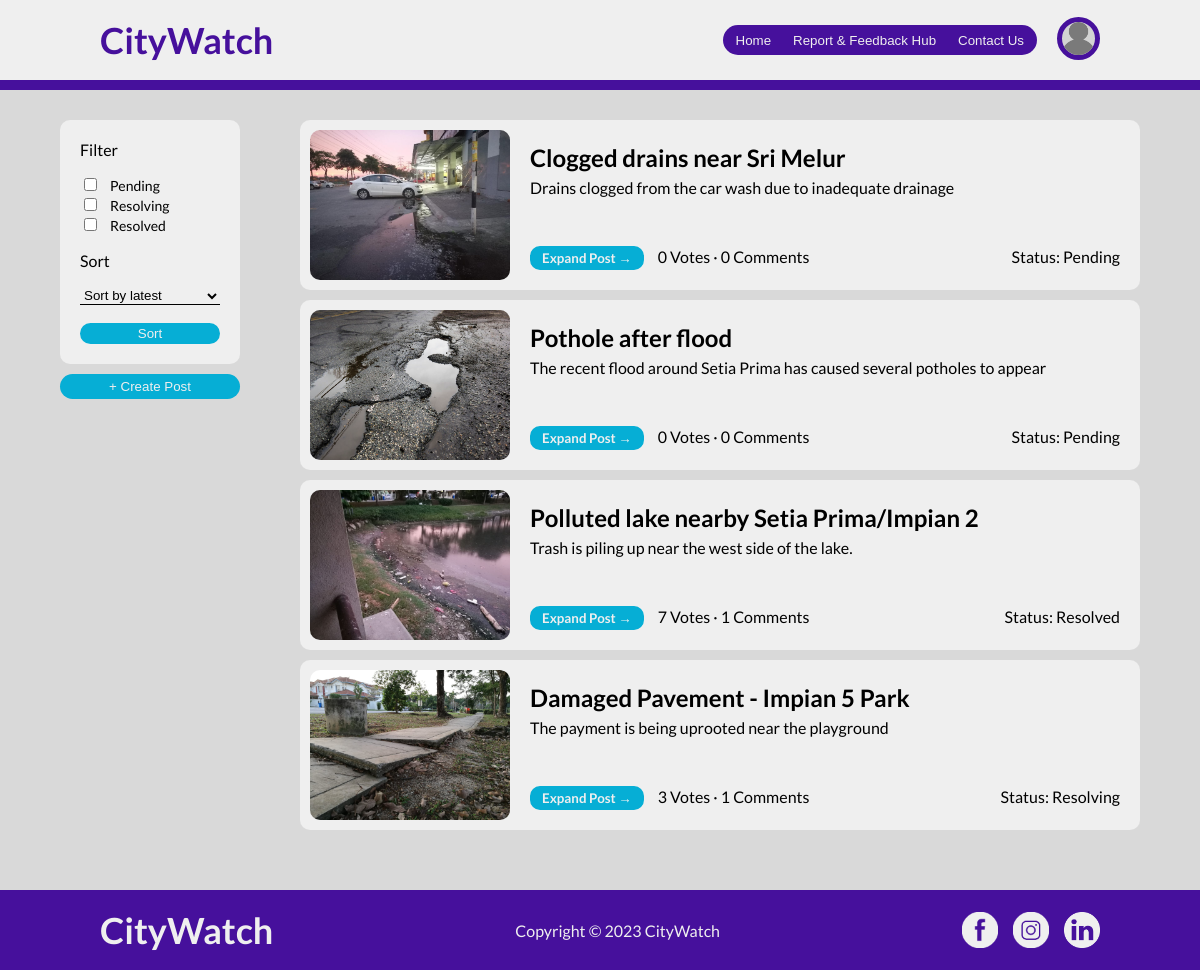
The page /postHub.php on the database its author committed.
### tables this page shows
CREATE TABLE `posts` (
  `id` int(8) NOT NULL,
  `image` varchar(255) NOT NULL,
  `title` varchar(255) NOT NULL,
  `description` varchar(255) NOT NULL,
  `user_id` int(8) NOT NULL,
  `rating` int(10) NOT NULL DEFAULT 0,
  `status` varchar(150) NOT NULL DEFAULT 'Pending',
  `date` datetime NOT NULL DEFAULT current_timestamp()
);

### posthub.php (the view, shortened to what this page needs)
<?php
require "connection.php";
$filterStatus="";
$sortOrder="";
if(!$_POST){
    $q = "SELECT * FROM posts ORDER BY date DESC";
    $result = mysqli_query($connect, $q);
}else if($_POST){
    if (isset($_POST['status']) && is_array($_POST['status'])) {
        $filterStatus = " WHERE status IN ('" . implode("','", $_POST['status']) . "')";
    }
    if($_POST['sort']=="latest"){
        $sortOrder=" ORDER BY date DESC";
    }else if($_POST['sort']=="oldest"){
        $sortOrder=" ORDER BY date ASC";
    }else if($_POST['sort']=="popular"){
        $sortOrder=" ORDER BY rating DESC";
    }
    $q = "SELECT * FROM posts".$filterStatus.$sortOrder;
    $result = mysqli_query($connect, $q);
}
?>
<!DOCTYPE html>
<html>
    <head>
        <link href="styles.css" rel="stylesheet" type="text/css">
    </head>
    <body id="posthub-body">
        <?php
        require "navigationBar.php";
        echo $navigationBar;
        ?>
        <div id="posthub-container">
            <div id="filter-box">
                <form method="POST" action="<?php echo htmlspecialchars($_SERVER["PHP_SELF"]);?>">
                    <p>Filter</p>
                    <input type="checkbox" name="status[]" value="Pending"><label>Pending</label><br/>
                    <input type="checkbox" name="status[]" value="Resolving"><label>Resolving</label><br/>
                    <input type="checkbox" name="status[]" value="Resolved"><label>Resolved</label><br/>
                    <p>Sort</p>
                    <select name="sort" id="sort">
                        <option value="latest">Sort by latest</option>
                    </select>
                    <br><br>
                    <button id="sortbtn" type="submit" name="submit" value="submit">Sort</button>
                </form>
                <a href="createPost.php"><button id="createpostbtn">+ Create Post</button></a>
            </div>
            <div id="posts-box">
            <?php
            if(mysqli_num_rows($result) > 0) {
                while($row = mysqli_fetch_assoc($result)) {
                    $commentsNum = mysqli_fetch_row(mysqli_query($connect, "SELECT COUNT(*) FROM comments WHERE post_id = ".$row['id']))[0];
                    $html = "
                    <div class='post-container'>
                        <img src='".$row['image']."'>
                        <div class='post-info'>
                            <h2>" . $row['title'] . "</h2>
                            <p>" . $row['description'] . "</p>
                            <div>
                                <form method='POST' action='expandedPost.php'>
                                    <button id='expandbtn' type='submit' name='submit' value='".$row['id']."'>Expand Post &rarr;</button>
                                    <p id='votescomments'>".$row['rating']." Votes &centerdot; ".$commentsNum." Comments</p>
                                    <span><p>Status: ".$row['status']."</p></span>
                                </form>
                            </div>
                        </div>
                    </div>
                    ";
                    echo $html;
                }
            } else {
                echo "0 Results";
            }
            ?>
            </div>
        </div>
        <?php
        require "bottomBar.php";
        echo $bottomBar;
        ?>
    </body>
</html>

### navigationBar.php (shortened to what this page needs)
<?php
$curentPage = $_SERVER['SCRIPT_NAME'];
if ($curentPage == "/CityWatch/home.php") {
$navigationBar = '
<header>
    <a href="home.php"><h1>CityWatch</h1></a>
    <div id="navbar-container">
        <nav>
            <a href="home.php"><button class="active">Home</button></a>
            <a href="posthub.php"><button>Report & Feedback Hub</button></a>
            <a href="contactus.php"><button>Contact Us</button></a>
        </nav>
        <a href="profile.php" class="pfpanchor"><img src="images/pfp.png"></a>
    </div>
</header>
';
} else {
$navigationBar = '
<header>
    <a href="home.php"><h1>CityWatch</h1></a>
    <div id="navbar-container">
        <nav>
            <a href="home.php"><button>Home</button></a>
            <a href="posthub.php"><button>Report & Feedback Hub</button></a>
            <a href="contactus.php"><button>Contact Us</button></a>
        </nav>
        <a href="profile.php" class="pfpanchor"><img src="images/pfp.png"></a>
    </div>
</header>
';
}
?>

### bottomBar.php
<?php
$bottomBar = "
<footer>
    <h1>CityWatch</h1>
    <p>Copyright © 2023 CityWatch</p>
    <div>
        <img src='images/facebook.svg'>
        <img src='images/insta.svg'>
        <img src='images/linkedin.svg'>
    </div>
</footer>
";
?>

### styles.css (style rules this page uses)
body { margin: 0; }
h1, h2, h3, p { font-family: Lato, sans-serif; }
header { height: 80px; display: flex; justify-content:space-between; align-items: center; background-color: #efefef; padding: 0 100px; border-bottom: 10px solid #46109C; }
header h1 { color: #46109C; font-size: 36px; font-weight: bold; }
header a { text-decoration: none; }
#navbar-container { display:flex; align-items: center; gap: 20px; }
#navbar-container nav { background-color: #46109C; height: 20px; display: flex; align-items: center; padding: 5px; gap: 6px; border-radius: 18px; }
#navbar-container nav button { background: none; border: none; border-radius: 12px; color: #efefef; padding: 2px 8px; cursor: pointer; transition: 100ms ease-out; }
#navbar-container img { height: 33px; background-color: lightgray; border: 5px solid #46109C; transition: 100ms ease-out; border-radius: 33px; }
footer { height: 80px; display: flex; justify-content:space-between; align-items: center; background-color: #46109C; padding: 0 100px; color: #efefef; }
footer h1 { font-size: 36px; font-weight: bold; }
footer div { display: flex; gap: 15px; }
footer img { height: 36px; color: #efefef; }
#posthub-body { background-color: #d9d9d9; }
#posthub-container { display: grid; grid-template-columns: 300px auto; min-height: 100vh; }
#filter-box { margin: 30px 60px; }
#filter-box p:first-of-type { margin-top: 0; }
#filter-box form { background-color: #efefef; height: fit-content; border-radius: 10px; padding: 20px; }
#filter-box form label { font-family: Lato, Arial; font-size: 14px; margin-left: 10px; }
#filter-box form select { width: 100%; background: none; border: 0; border-bottom: 1px solid #000; }
#sortbtn { background-color: #06AED5; border: 2px solid #06AED5; border-radius: 20px; padding: 1px; color: #efefef; width: 100%; margin: 0 auto; display: block; transition: 100ms ease-out; }
#createpostbtn { margin-top: 10px; background-color: #06AED5; border: 0; border-radius: 20px; padding: 5px; color: #efefef; width: 100%; transition: 100ms ease-out; }
#posts-box { margin: 30px 60px 30px 0; }
.post-container { background-color: #efefef; display: grid; grid-template-columns: 200px auto; column-gap: 20px; padding: 10px; border-radius: 10px; }
.post-container:nth-child(n+2) { margin-top: 10px; min-width: 630px; }
.post-container img { width: 100%; margin-top: auto; margin-bottom: auto; aspect-ratio: 4/3; object-fit: cover; border-radius: 10px; }
.post-info { padding: 10px 0; position: relative; }
.post-info h2, .post-info p { margin: 0 0; line-height: 150%; }
.post-info > p { margin-bottom: 70px; }
.post-info > div { position: absolute; bottom: 10px; width: 100%; }
.post-info div p { display: inline; }
.post-info div span { position: absolute; right: 10px; }
.post-info #votescomments { display: inline; }
.post-info #expandbtn { padding: 2px 10px; margin-right: 10px; border: 2px solid #06AED5; background-color: #06AED5; color: #EFEFEF; border-radius: 10px; font-family: Lato, Arial, Helvetica, sans-serif; font-weight: bold; transition: 100ms ease-out; }

### rows shown on the page
posts: image (picture), title "Clogged drains near Sri Melur", description "Drains clogged from the car wash due to inadequate drainage", $row['id'] 28 (drawn), rating "0", commentsNum "0", status "Pending"
posts: image (picture), title "Pothole after flood", description "The recent flood around Setia Prima has caused several potholes to appear", $row['id'] 27 (drawn), rating "0", commentsNum "0", status "Pending"
posts: image (picture), title "Polluted lake nearby Setia Prima/Impian 2", description "Trash is piling up near the west side of the lake.", $row['id'] 24 (drawn), rating "7", commentsNum "1", status "Resolved"
posts: image (picture), title "Damaged Pavement - Impian 5 Park", description "The payment is being uprooted near the playground", $row['id'] 23 (drawn), rating "3", commentsNum "1", status "Resolving"
